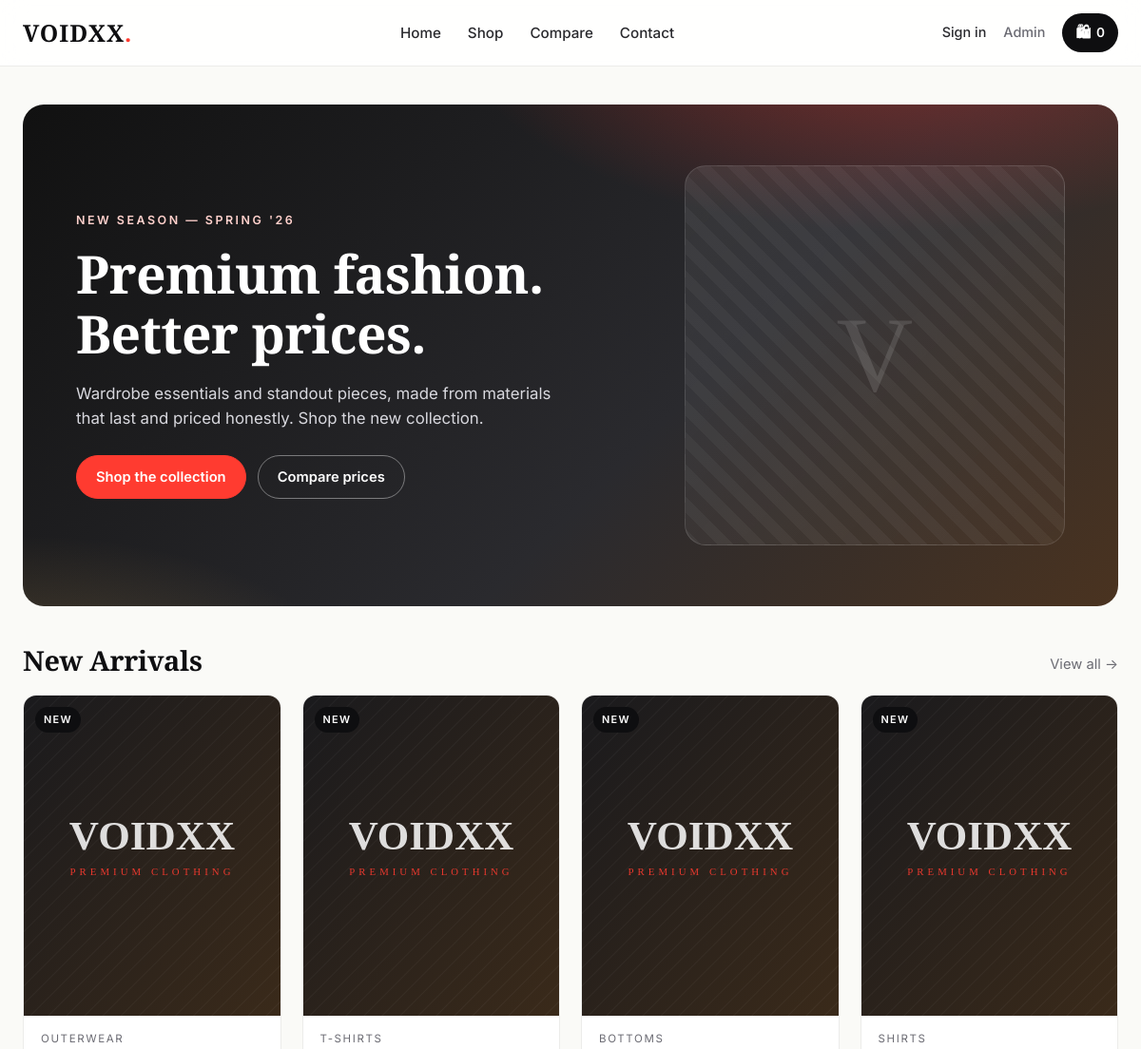
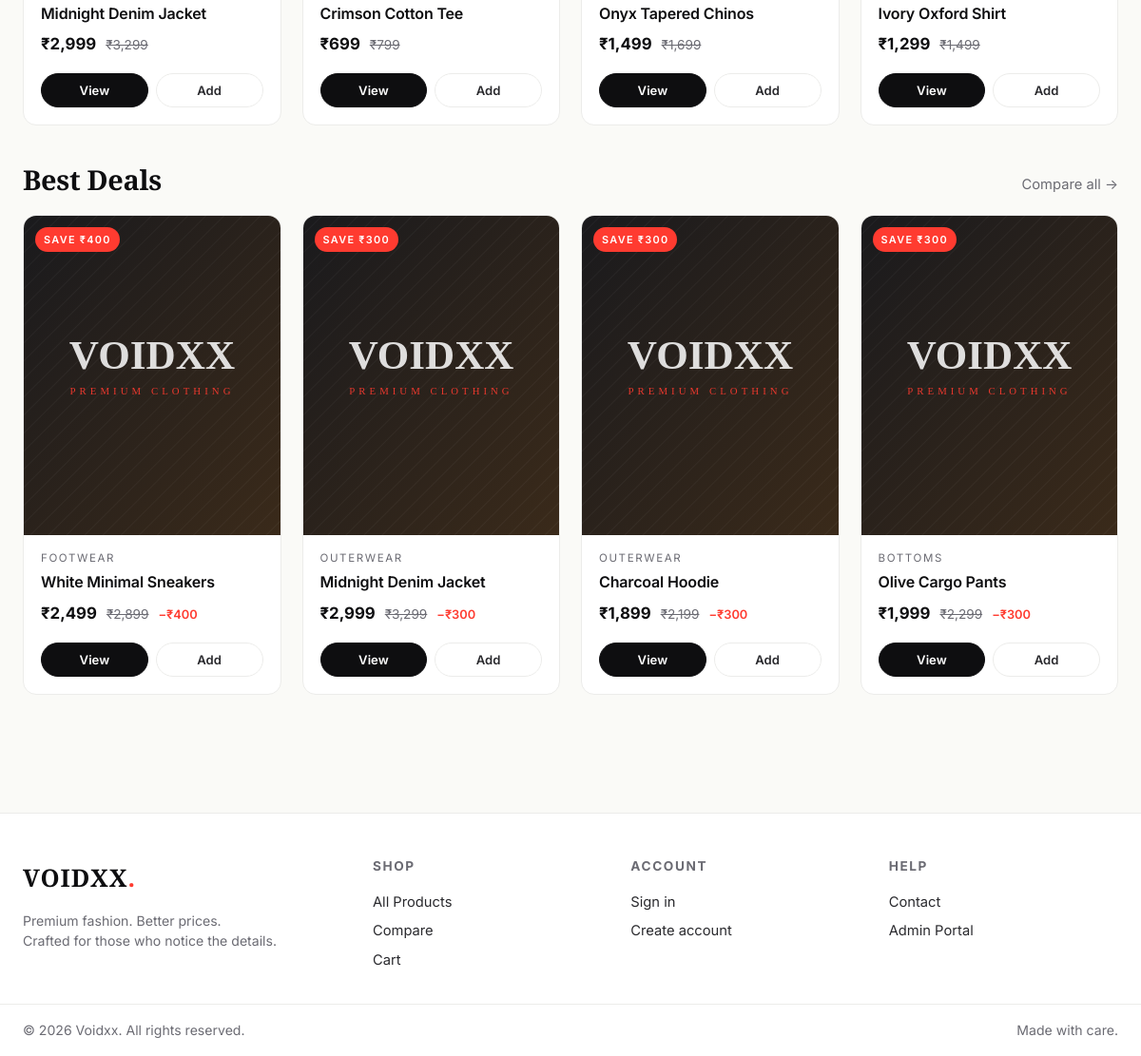
The page / on the database its author committed (2 pictures, top to bottom).
### tables this page shows
CREATE TABLE products (
            id INTEGER PRIMARY KEY AUTOINCREMENT,
            name VARCHAR(255) NOT NULL,
            description TEXT,
            price DECIMAL(10,2) NOT NULL,
            competitor_price DECIMAL(10,2) DEFAULT NULL,
            image VARCHAR(255) DEFAULT NULL,
            category VARCHAR(100) DEFAULT 'General',
            stock INTEGER DEFAULT 100,
            created_at TIMESTAMP DEFAULT CURRENT_TIMESTAMP
        );

### _helpers.php (called while the page is built, shortened)
<?php
function current_user($pdo) {
    if (!isset($_SESSION['user_id'])) return null;
    $stmt = $pdo->prepare("SELECT id, username, email, full_name, created_at FROM users WHERE id = ?");
    $stmt->execute([$_SESSION['user_id']]);
    return $stmt->fetch() ?: null;
}
function product_image_src($image) {
    $base = rtrim(BASE_URL, '/');
    $path = __DIR__ . "/uploads/" . $image;
    return $base . "/assets/placeholder.svg";
}
function cart_count() {
    if (!isset($_SESSION['cart'])) return 0;
    return array_sum($_SESSION['cart']);
}
function fmt_price($amount) {
    return '₹' . number_format((float)$amount);
}
?>

### index.php (the view)
<?php require 'db.php'; ?>
<?php require 'header.php'; ?>
<section class="hero">
  <div class="hero-content">
    <div class="eyebrow">New Season — Spring '26</div>
    <h1>Premium fashion.<br>Better prices.</h1>
    <p>Wardrobe essentials and standout pieces, made from materials that last and priced honestly. Shop the new collection.</p>
    <div class="hero-cta">
      <a class="btn btn-accent" href="<?=BASE_URL?>products.php">Shop the collection</a>
      <a class="btn btn-outline" href="<?=BASE_URL?>compare.php">Compare prices</a>
    </div>
  </div>
  <div class="hero-art">V</div>
</section>
<?php
$featured = $pdo->query("SELECT * FROM products ORDER BY created_at DESC LIMIT 4")->fetchAll();
$best = $pdo->query("SELECT * FROM products WHERE competitor_price IS NOT NULL ORDER BY (competitor_price - price) DESC LIMIT 4")->fetchAll();
?>
<div class="section-head">
  <h2>New Arrivals</h2>
  <a class="muted" href="<?=BASE_URL?>products.php">View all →</a>
</div>
<div class="product-grid">
<?php foreach ($featured as $p): ?>
  <article class="product-card">
    <a class="product-thumb" href="<?=BASE_URL?>product.php?id=<?=$p['id']?>">
      <span class="product-tag">New</span>
      <img src="<?= product_image_src($p['image']) ?>" alt="<?= htmlspecialchars($p['name']) ?>">
    </a>
    <div class="product-info">
      <span class="cat"><?= htmlspecialchars($p['category']) ?></span>
      <h3><a href="<?=BASE_URL?>product.php?id=<?=$p['id']?>"><?= htmlspecialchars($p['name']) ?></a></h3>
      <div class="price-row">
        <span class="price"><?= fmt_price($p['price']) ?></span>
        <?php if ($p['competitor_price']): ?>
          <span class="price-strike"><?= fmt_price($p['competitor_price']) ?></span>
        <?php endif; ?>
      </div>
      <div class="product-actions">
        <a class="btn btn-sm" href="<?=BASE_URL?>product.php?id=<?=$p['id']?>">View</a>
        <a class="btn btn-sm btn-ghost" href="<?=BASE_URL?>cart.php?action=add&id=<?=$p['id']?>">Add</a>
      </div>
    </div>
  </article>
<?php endforeach; ?>
</div>
<div class="section-head">
  <h2>Best Deals</h2>
  <a class="muted" href="<?=BASE_URL?>compare.php">Compare all →</a>
</div>
<div class="product-grid">
<?php foreach ($best as $p): $save = $p['competitor_price'] - $p['price']; ?>
  <article class="product-card">
    <a class="product-thumb" href="<?=BASE_URL?>product.php?id=<?=$p['id']?>">
      <span class="product-tag deal">Save <?= fmt_price($save) ?></span>
      <img src="<?= product_image_src($p['image']) ?>" alt="<?= htmlspecialchars($p['name']) ?>">
    </a>
    <div class="product-info">
      <span class="cat"><?= htmlspecialchars($p['category']) ?></span>
      <h3><a href="<?=BASE_URL?>product.php?id=<?=$p['id']?>"><?= htmlspecialchars($p['name']) ?></a></h3>
      <div class="price-row">
        <span class="price"><?= fmt_price($p['price']) ?></span>
        <span class="price-strike"><?= fmt_price($p['competitor_price']) ?></span>
        <span class="savings">−<?= fmt_price($save) ?></span>
      </div>
      <div class="product-actions">
        <a class="btn btn-sm" href="<?=BASE_URL?>product.php?id=<?=$p['id']?>">View</a>
        <a class="btn btn-sm btn-ghost" href="<?=BASE_URL?>cart.php?action=add&id=<?=$p['id']?>">Add</a>
      </div>
    </div>
  </article>
<?php endforeach; ?>
</div>
<?php require 'footer.php'; ?>

### header.php (shortened to what this page needs)
<?php
require_once __DIR__ . '/_helpers.php';
$isAdminArea = strpos($_SERVER['REQUEST_URI'], '/admin/') === 0;
$cssBase = $isAdminArea ? '../' : '';
$user = isset($pdo) ? current_user($pdo) : null;
?>
<!DOCTYPE html>
<html lang="en">
<head>
<link rel="stylesheet" href="<?= $cssBase ?>styles.css">
</head>
<body>
<header class="site-header">
  <div class="container header-inner">
    <a class="logo" href="<?=BASE_URL?>">VOIDXX<span class="logo-dot">.</span></a>
    <nav class="nav">
      <a href="<?=BASE_URL?>">Home</a>
      <a href="<?=BASE_URL?>products.php">Shop</a>
      <a href="<?=BASE_URL?>compare.php">Compare</a>
      <a href="<?=BASE_URL?>contact.php">Contact</a>
    </nav>
    <div class="nav-actions">
      <?php if ($user): ?>
        <a class="nav-link" href="<?=BASE_URL?>orders.php">My Orders</a>
        <a class="nav-link" href="<?=BASE_URL?>account.php">Hi, <?= htmlspecialchars(explode(' ', $user['full_name'] ?? $user['username'])[0]) ?></a>
        <a class="nav-link muted" href="<?=BASE_URL?>logout.php">Logout</a>
      <?php else: ?>
        <a class="nav-link" href="<?=BASE_URL?>login.php">Sign in</a>
        <a class="nav-link muted" href="<?=BASE_URL?>admin/login.php">Admin</a>
      <?php endif; ?>
      <a class="cart-pill" href="<?=BASE_URL?>cart.php">
        <span class="cart-icon">🛍</span>
        <span><?= cart_count() ?></span>
      </a>
    </div>
  </div>
</header>
<main class="container main-content">

### footer.php
</main>
<footer class="site-footer">
  <div class="container footer-grid">
    <div>
      <div class="logo logo-footer">VOIDXX<span class="logo-dot">.</span></div>
      <p class="muted small">Premium fashion. Better prices.<br>Crafted for those who notice the details.</p>
    </div>
    <div>
      <h4>Shop</h4>
      <a href="<?=BASE_URL?>products.php">All Products</a>
      <a href="<?=BASE_URL?>compare.php">Compare</a>
      <a href="<?=BASE_URL?>cart.php">Cart</a>
    </div>
    <div>
      <h4>Account</h4>
      <?php if (isset($_SESSION['user_id'])): ?>
        <a href="<?=BASE_URL?>account.php">My Account</a>
        <a href="<?=BASE_URL?>orders.php">My Orders</a>
        <a href="<?=BASE_URL?>logout.php">Logout</a>
      <?php else: ?>
        <a href="<?=BASE_URL?>login.php">Sign in</a>
        <a href="<?=BASE_URL?>register.php">Create account</a>
      <?php endif; ?>
    </div>
    <div>
      <h4>Help</h4>
      <a href="<?=BASE_URL?>contact.php">Contact</a>
      <a href="<?=BASE_URL?>admin/login.php">Admin Portal</a>
    </div>
  </div>
  <div class="footer-bottom container">
    <span class="muted small">© <?=date('Y')?> Voidxx. All rights reserved.</span>
    <span class="muted small">Made with care.</span>
  </div>
</footer>
</body>
</html>

### rows shown on the page
products: category "OUTERWEAR", name "Midnight Denim Jacket", price "₹2,999", competitor_price "₹3,299", fmt_price($save) "₹300"
products: category "T-SHIRTS", name "Crimson Cotton Tee", price "₹699", competitor_price "₹799"
products: category "BOTTOMS", name "Onyx Tapered Chinos", price "₹1,499", competitor_price "₹1,699"
products: category "SHIRTS", name "Ivory Oxford Shirt", price "₹1,299", competitor_price "₹1,499"
products: fmt_price($save) "₹400", category "FOOTWEAR", name "White Minimal Sneakers", price "₹2,499", competitor_price "₹2,899"
products: fmt_price($save) "₹300", category "OUTERWEAR", name "Charcoal Hoodie", price "₹1,899", competitor_price "₹2,199"
products: fmt_price($save) "₹300", category "BOTTOMS", name "Olive Cargo Pants", price "₹1,999", competitor_price "₹2,299"

### other values the page prints
cart_count() "0"
